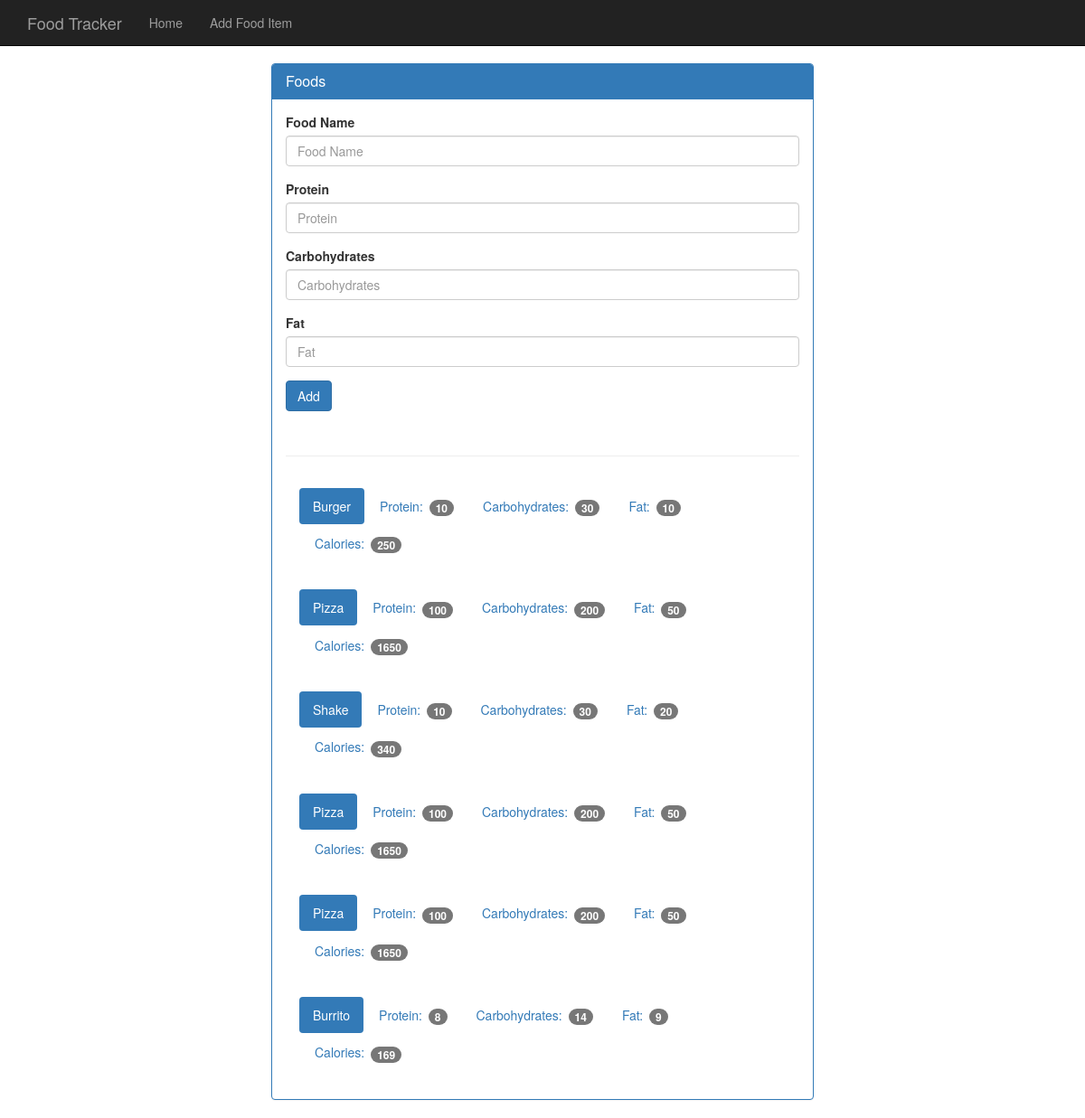
The app's page /food with its own data.
### tables this page shows
CREATE TABLE food (
  id integer primary key autoincrement,
  name text not null,
  protein integer not null,
  carbohydrates integer not null,
  fat integer not null,
  calories integer not null
);

### app.py (the view, shortened to what this page needs)
@app.route('/food', methods=['GET', 'POST'])
def food():
  db = get_db()
  cur = db.execute('select name, protein, carbohydrates, fat, calories from food')
  results = cur.fetchall()
  return render_template('add_food.html', results=results)

### db.py (called while the page is built)
def connect_db():
  sql = sqlite3.connect('food_log.db')
  sql.row_factory = sqlite3.Row
  return sql

def get_db():
  if not hasattr(g, 'sqlite_db'):
    g.sqlite3_db = connect_db()
  return g.sqlite3_db

### templates/add_food.html
{% extends 'base.html' %}
{% block body %}
    <nav class="navbar navbar-inverse navbar-fixed-top">
      <div class="container">
        <div class="navbar-header">
          <a class="navbar-brand" href="{{ url_for('index') }}">Food Tracker</a>
        </div>
        <div id="navbar" class="navbar-collapse collapse">
          <ul class="nav navbar-nav">
            <li><a href="{{ url_for('index') }}">Home</a></li>
            <li><a href="{{ url_for('food') }}">Add Food Item</a></li>
          </ul>
        </div>
      </div>
    </nav>
    <div class="container theme-showcase col-sm-6 col-sm-offset-3" role="main">
      <div class="row">
        <div>
          <div class="panel panel-primary">
            <div class="panel-heading">
              <h3 class="panel-title">Foods</h3>
            </div>
            <div class="panel-body">
              <form method="POST" action="{{ url_for('food') }}">
                <div class="form-group">
                  <label for="food-name">Food Name</label>
                  <input type="text" class="form-control" id="food-name" name="food-name" placeholder="Food Name">
                </div>
                <div class="form-group">
                  <label for="protein">Protein</label>
                  <input type="number" class="form-control" id="protein" name="protein" placeholder="Protein">
                </div>
                <div class="form-group">
                  <label for="carbohydrates">Carbohydrates</label>
                  <input type="number" class="form-control" id="carbohydrates" name="carbohydrates" placeholder="Carbohydrates">
                </div>
                <div class="form-group">
                  <label for="fat">Fat</label>
                  <input type="number" class="form-control" id="fat" name="fat" placeholder="Fat">
                </div>
                <button type="submit" class="btn btn-primary">Add</button>
              </form>
              <div class="page-header"></div>
              {% for food in results %}
              <div class="panel-body">
              <ul class="nav nav-pills" role="tablist">
                <li class="active"><a>{{food.name}}</a></li>
                <li><a>Protein: <span class="badge">{{food.protein}}</span></a></li>
                <li><a>Carbohydrates: <span class="badge">{{food.carbohydrates}}</span></a></li>
                <li><a>Fat: <span class="badge">{{food.fat}}</span></a></li>
                <li><a>Calories: <span class="badge">{{food.calories}}</span></a></li>
              </ul>
              </div>
              {% endfor %}
          </div>
        </div>
      </div>
    </div>
{% endblock %}

### static/css/theme.css (style rules this page uses)
body { padding-top: 70px; padding-bottom: 30px; }

### records on screen
food: name "Burger", protein "10", carbohydrates "30", fat "10", calories "250"
food: name "Pizza", protein "100", carbohydrates "200", fat "50", calories "1650"
food: name "Shake", protein "10", carbohydrates "30", fat "20", calories "340"
food: name "Pizza", protein "100", carbohydrates "200", fat "50", calories "1650"
food: name "Pizza", protein "100", carbohydrates "200", fat "50", calories "1650"
food: name "Burrito", protein "8", carbohydrates "14", fat "9", calories "169"
